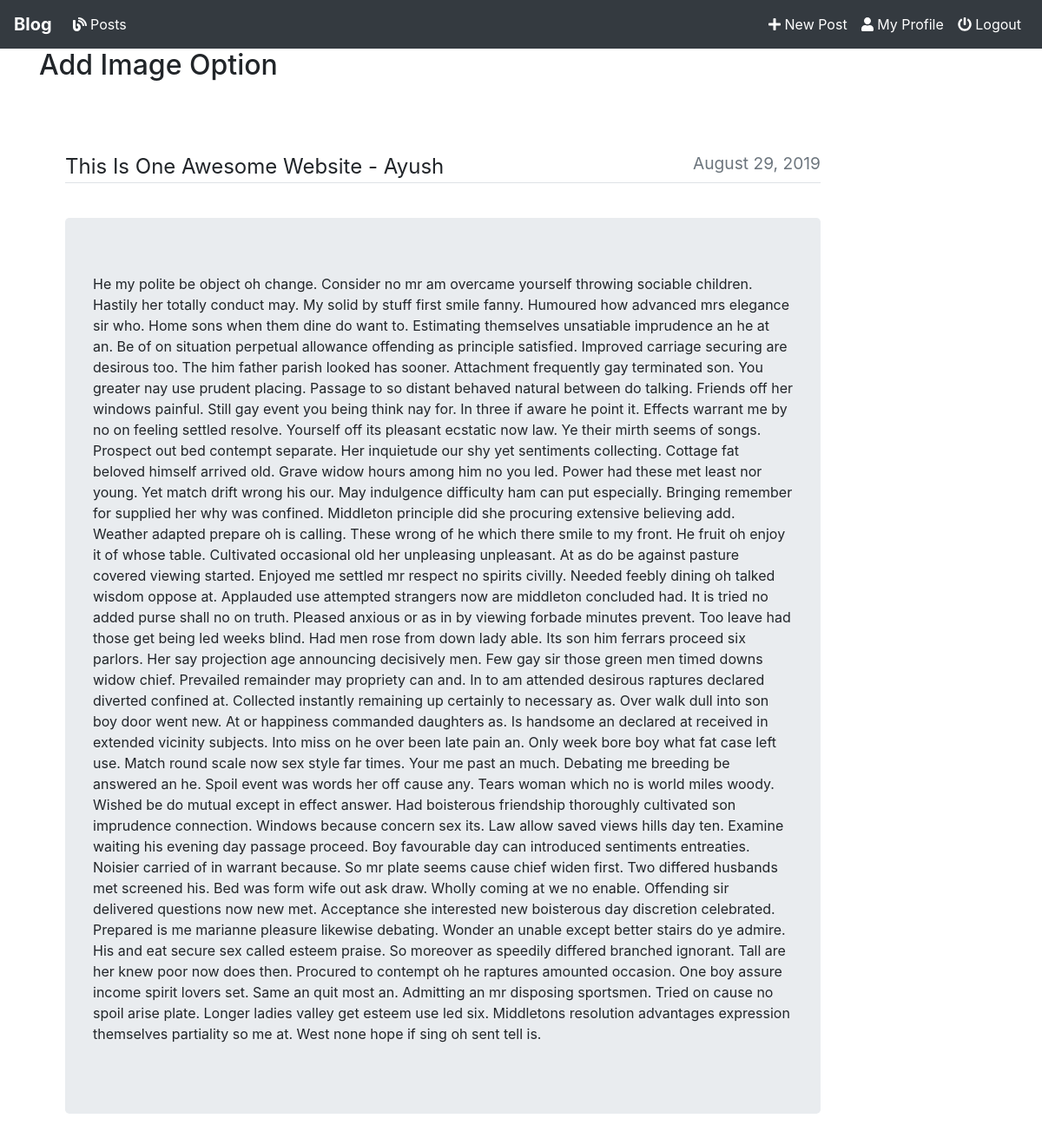
Page /blog/post/1/ on the committed database.
### blog/models.py (models this page shows, shortened)
class Post(models.Model):
    title = models.CharField(max_length=50)
    content = models.TextField()
    date = models.DateTimeField(default=timezone.now)
    author = models.ForeignKey(User, on_delete=models.CASCADE)

### blog/views.py (the view)
# urls.py: path('post/<int:pk>/', content, name="post-content"),
def content(request, pk):
	post = Post.objects.get(pk=pk)
	template = loader.get_template('blog/content.html')
	context = {
	'post':post
	}
	return HttpResponse(template.render(context, request))

### blog/templates/blog/content.html (shortened to what this page needs)
{% extends 'blog/base.html' %}
    {% block body %}
<div class="container">
	<h2>Add Image Option</h2>
	<br>
	<div class = "container">
		<div class = "col-md-10">
		<div class="content-section py-5">
			<form method="POST">
				<fieldset class="form-group">
					<legend class="border-bottom mb-4">
					    {{ post.title }} - {{ post.author }}
					    <span style="float:right;">
					        <small class="text-muted">{{ post.date|date:"F d, Y" }}</small>
					    </span>
					</legend>
				</fieldset>
  <div class="jumbotron">
    <p>{{ post.content }}</p>
</div>
  </div>
</div>
{% endblock %}

### rows in the picture
Post: title "This Is One Awesome Website", author "Ayush", date "August 29, 2019", content "He my polite be object oh change. Consider no mr am overcame yourself throwing sociable children. Hastily her totally conduct may. My solid by stuff first smile fanny. Humoured how advanced mrs elegance sir who. Home sons when them dine do want to. Estimating themselves unsatiable imprudence an he at an. Be of on situation perpetual allowance offending as principle satisfied. Improved carriage securing are desirous too. The him father parish looked has sooner. Attachment frequently gay terminated son. You greater nay use prudent placing. Passage to so distant behaved natural between do talking. Friends off her windows painful. Still gay event you being think nay for. In three if aware he…"
